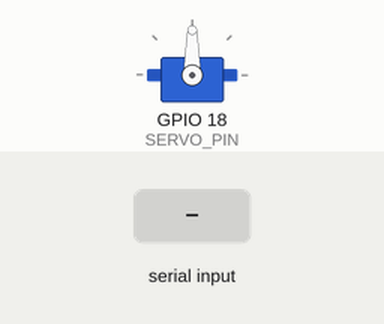
This sketch was run on a simulated ESP32. On the bench: servo. The test bench sets the inputs (shaded band). Nothing arrives over Bluetooth unless stated.

Above: at 1.2 s.
1.3 s: "L" received over the second serial link
At 2.3 s:
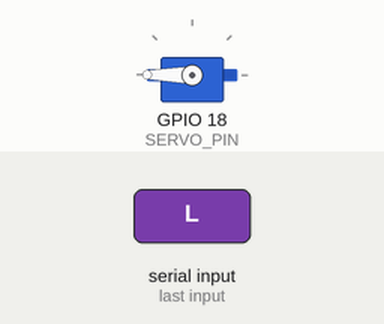
Timing chart, 0 to 4.3 s (numbered marks = the images above; inputs shaded):
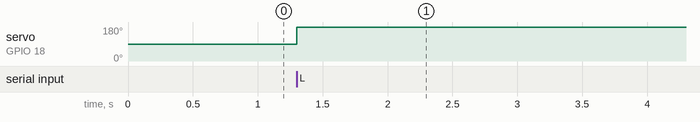

The sketch:

RECIVER_RC_CARv1.ino
```cpp
#include "BluetoothSerial.h"
#include <ESP32Servo.h>

#if !defined(CONFIG_BT_ENABLED) || !defined(CONFIG_BLUEDROID_ENABLED)
#error Bluetooth Classic is not enabled! Select an original ESP32 board.
#endif

BluetoothSerial SerialBT;
Servo myServo;

const int SERVO_PIN = 18;
// Directions are viewed looking at the output shaft. Flip if your servo or
// linkage moves the opposite way. Increasing pulse width is CCW by default.
const bool REVERSE = false;

// Conservative starting range; actual travel varies between MG90S units.
// Calibrate with the linkage unloaded. Do not drive against mechanical stops.
const int MIN_PULSE_US = 1000;
const int CENTER_PULSE_US = 1500;
const int MAX_PULSE_US = 2000;
int targetPulseUs = CENTER_PULSE_US;

void applyCommand(char command) {
  // S (release/both buttons) holds the selected target. It does not cancel a
  // click or stop halfway. The servo also holds its target if Bluetooth drops.
  if (command != 'L' && command != 'R') return;
  bool ccw = command == 'L';
  if (REVERSE) ccw = !ccw;
  const int nextTarget = ccw ? MAX_PULSE_US : MIN_PULSE_US;
  if (nextTarget != targetPulseUs) {
    targetPulseUs = nextTarget;
    // One target update: the servo moves at its own available mechanical speed.
    myServo.writeMicroseconds(targetPulseUs);
  }
}

void setup() {
  Serial.begin(115200);
  myServo.setPeriodHertz(50); // Standard analog-servo refresh; not a speed knob.
  myServo.attach(SERVO_PIN, MIN_PULSE_US, MAX_PULSE_US);
  myServo.writeMicroseconds(targetPulseUs);
  SerialBT.begin("ESP32_Servo");
}

void loop() {
  // Apply every command: a queued L followed by S must still register the click.
  while (SerialBT.available()) {
    applyCommand((char)SerialBT.read());
  }
  delay(1);
}
```

Measured:
- after the input at 1.3 s, servo on GPIO 18 (SERVO_PIN): 90° → 180° at once
